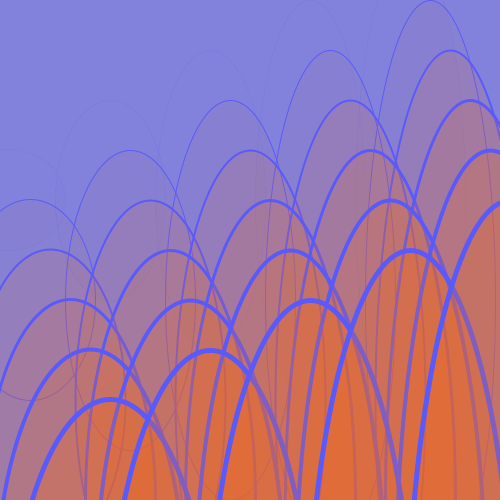
Frame 1 (no input)
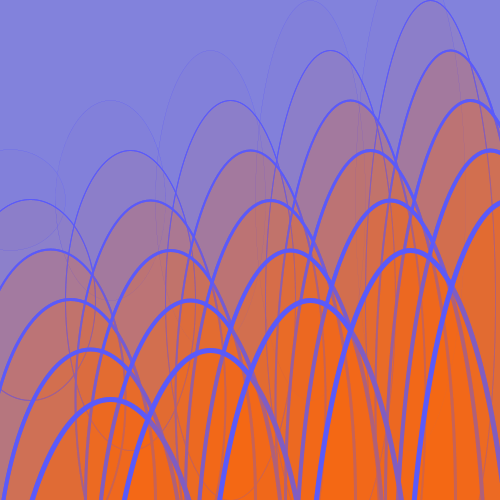
Frame 2 (the mouse pressed at the canvas centre, redrawn once)

The Processing sketch that drew these frames (run headless with seeded random() and noise(); the mouse was pressed at the canvas centre and the sketch redrawn once):

// Processing sketch: processing_163696
// ── processing_163696.pde

void setup() {
  size(500,500); 
  background(130, 130, 220); 
  smooth();
  noLoop();
}

void draw() {
  circle(10, 0, 10, 100, 10, 1);
  circle(20, 1, 30, 200, 20, 10);
  circle(30, 2, 50, 300, 30, 30);
  circle(40, 3, 70, 400, 40, 40);
  circle(20, 4, 90, 500, 50, 50);
  circle(30, 5, 110, 600, 60, 60);
}

void circle(int gray, int weight, int x , int y, int size, int alpha) {
  stroke(90, 90, 250);
  fill(250, 100, 10, alpha);
  strokeWeight(weight);
ellipse(x, y+100, x+100, y+1);
ellipse(x+100, y+100, x+100, y+100);
ellipse(x+200, y+100, x+100, y+200);
ellipse(x+300, y+100, x+100, y+300);
ellipse(x+400, y+100, x+100, y+400);
}

  
  
